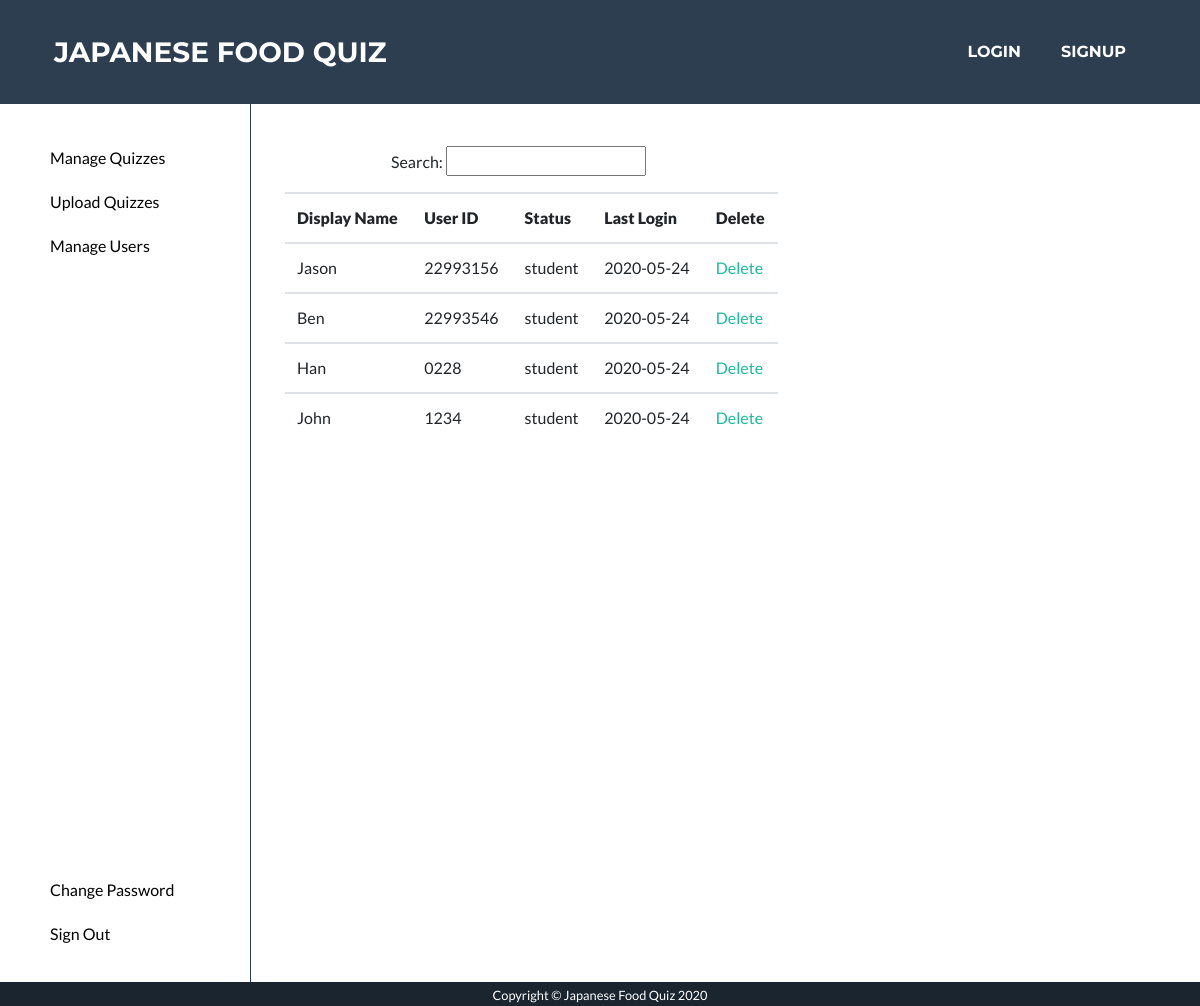
/manage_user, run on an earlier commit of the app's database.
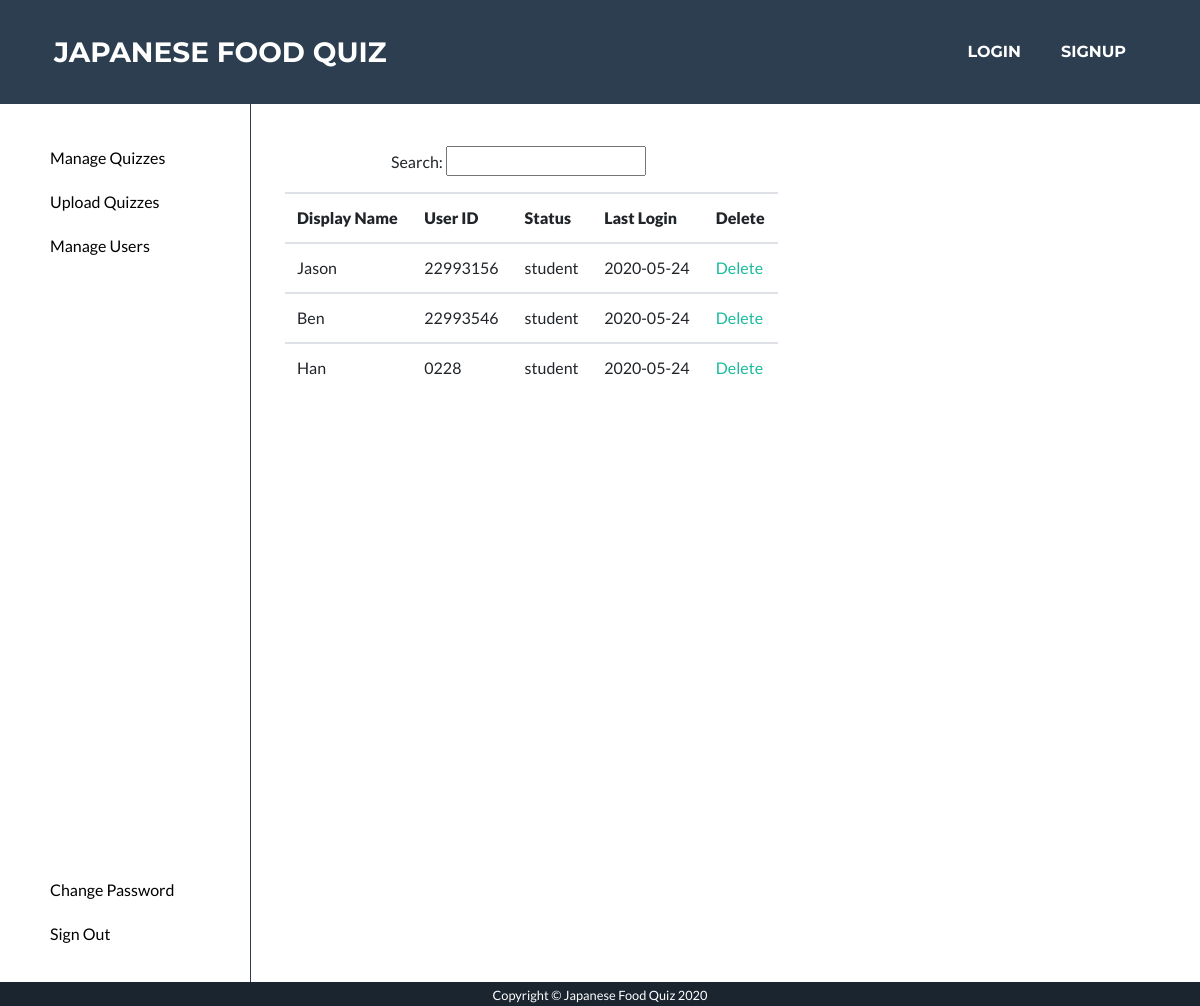
And on a later commit of the database.
### app/models.py (models this page shows, shortened)
class User(UserMixin, db.Model):
    __table_args__ = {'extend_existing': True}
    id = db.Column(db.String, primary_key=True)
    email = db.Column(db.String(128))
    name = db.Column(db.String(128))
    password_hash = db.Column(db.String(128))
    status = db.Column(db.String)
    last_login = db.Column(db.DATE, nullable=False, default=datetime.now)

### app/routes.py (the view)
@login_required
@app.route('/manage_user')
def manage_user():
    users = User.query.filter(User.name!="admin")
    for user in users:
        user.href = "/update?id="+str(user.id)
    return render_template('manage_user.html', users=users)

### app/templates/manage_user.html (shortened to what this page needs)
<!DOCTYPE html>
<html lang="en">
  <head>
    <link href="/static/style.css" rel="stylesheet" />
    <link rel="stylesheet" type="text/css" href="static/default.css" />
    <link rel="stylesheet" type="text/css" href="static/admin_page.css" />
    {% extends 'base.html' %} {% block content %}
    <div class="main">
      <div class="navbar2">
        <ul class="nav_ul2">
          <li class="nav_list2">
            <a href="/manage_quiz"><button>Manage Quizzes</button> </a>
          </li>
          <li class="nav_list2">
            <a href="/upload_question_set"><button>Upload Quizzes</button> </a>
          </li>
          <li class="nav_list2">
            <a href="/manage_user"><button>Manage Users</button> </a>
          </li>
            <li class="nav_list2_bottom"><a href="/admin_change_password"><button>Change Password</button></a></li>
          <li class="nav_list2"><button>Sign Out</button></li>
        </ul>
      </div>
      <div class="main_part">
          <p class="search">Search: <input type="text" /></p>
          <div class="flex_list container">
          <table class="table">
              <tr>
                  <th><strong>Display Name</strong></th>
                  <th><strong>User ID</strong></th>
                  <th><strong>Status</strong></th>
                  <th><strong>Last Login</strong></th>
                  <th><strong>Delete</strong></th>
              </tr>
               {% for user in users %}
                  <tr>
                          <td>{{ user.name }}</td>
                          <td>{{ user.id }}</td>
                          <td>{{ user.status }}</td>
                          <td>{{ user.last_login }}</td>
                          <td><a href="{{ user.href }}">Delete</a></td>
                  </tr>
               {% endfor %}
          </table>
          </div>
      </div>
    </div>
    {% endblock %}

What changed in the data, as far as the page shows it:
removed User: name "John", id "1234", status "student", last_login "2020-05-24"
